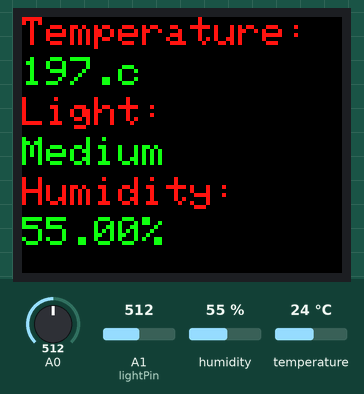
Recording of a sketch running on a simulated Arduino Uno, built with avr-gcc and run on an emulated ATmega328P. Shown: 160×128 colour display. The inputs (shaded band) are chosen by the test bench; at power-on: A1 (lightPin) = 512, A0 = 512, humidity 55 %, temperature 24 °C. What the sketch prints to the serial monitor is not drawn.

Above: at 2.8 s.
2.9 s: A1 (lightPin) set to 716
At 5.1 s:
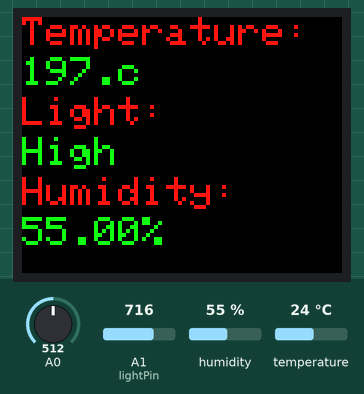
8.9 s: A0 set to 327
At 11.5 s:
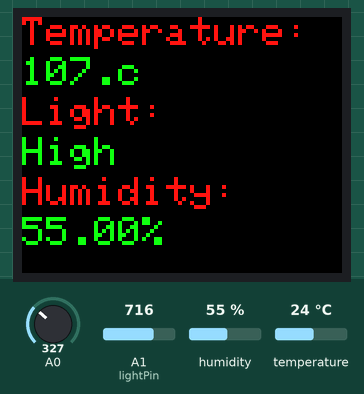
13.6 s: A0 set to 300
At 15.5 s:
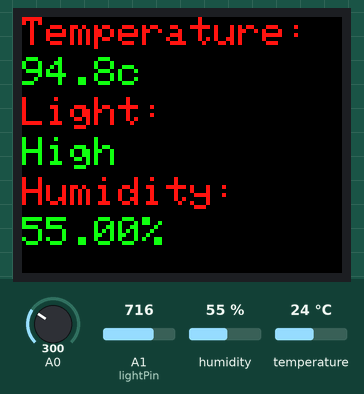
19.6 s: A1 (lightPin) set to 730
At 20.7 s:
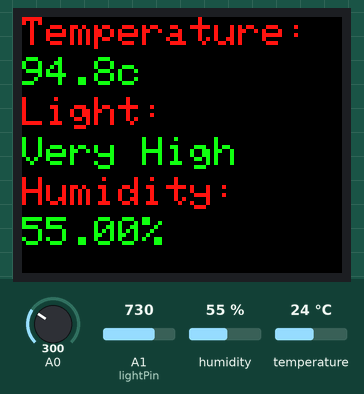
25.6 s: A1 (lightPin) set to 377
At 27.4 s:
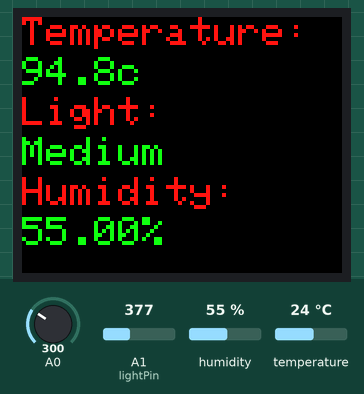
29.9 s: A1 (lightPin) set to 349
At 31.3 s:
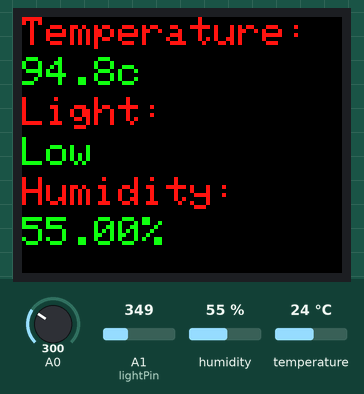
Timing chart, 0 to 32.9 s (numbered marks = the images above; inputs shaded):
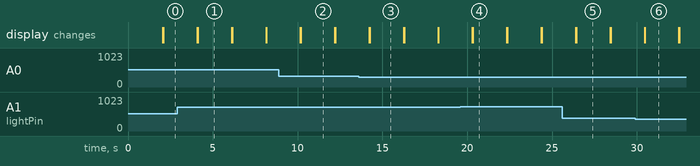

Measured:
- the behaviour switches between 311 and 310 on A0 (found by bisection; images 2 and 3)
- the behaviour switches between 719 and 720 on A1 (lightPin) (found by bisection; images 3 and 4)
- the behaviour switches between 360 and 359 on A1 (lightPin) (found by bisection; images 5 and 6)
- after the input at 2.9 s, the display: first differs from a run without the input after 1.2 s (image 1)
- after the input at 8.9 s, the display: first differs from a run without the input after 1.3 s (image 2)
- after the input at 13.6 s, the display: first differs from a run without the input after 0.65 s (image 3)
- after the input at 19.6 s, the display: first differs from a run without the input after 0.73 s (image 4)
- after the input at 25.6 s, the display: first differs from a run without the input after 0.82 s (image 5)
- after the input at 29.9 s, the display: first differs from a run without the input after 0.58 s (image 6)

The sketch:

sensortemperatura.ino
```cpp
#include <SD.h>
#include <SPI.h>
#include <TFT.h>
#include "DHT.h"

#define DHTPIN 2     // what pin we're connected to


#define DHTTYPE DHT11   // DHT 11


#define cs   10
#define dc   9
#define rst  8

File dataFile;
const int chipSelect = 4;
TFT TFTscreen = TFT(cs, dc, rst);
char tempSensorPrintout[6];
char hSensorPrintout[7];
char lightSensorPrintout[11];
int step=0;
int temperaturePin = 0;
int lightPin = 1;

DHT dht(DHTPIN, DHTTYPE);

void setup() {
  Serial.begin(9600);
  // SD Card setup
  //Serial.print("Initializing SD card...");
  //pinMode(cs, OUTPUT);

  //if (!SD.begin(chipSelect)) {
  //  Serial.println("Initialization failed!");
  //  return;
  //}
  //Serial.println("Initialization done.");
  dht.begin();
  // TFT Screen setup
  TFTscreen.begin();
  TFTscreen.background(0, 0, 0);
  TFTscreen.stroke(255,20,20);
  TFTscreen.setTextSize(2);
  TFTscreen.text("Temperature: ",0,0);
  TFTscreen.text("Light: ",0,40);
  TFTscreen.text("Humidity: ",0,80);
  TFTscreen.setTextSize(2);

}
void loop() {
  int lightLevel=analogRead(lightPin);
  lightLevel = map(lightLevel,0,900,0,500);
  lightLevel = constrain(lightLevel,0,500);
  float h = dht.readHumidity();
  float temp=getVoltage(temperaturePin);
  temp=((temp - .5) *100);
  String tempSensorVal = String(temp);
  String lightSensorVal="";
  String hSensorVal= String(h);
  tempSensorVal.toCharArray(tempSensorPrintout, 6);
  hSensorVal.toCharArray(hSensorPrintout,6);
  tempSensorPrintout[strlen(tempSensorPrintout)-1]=0; // remove second decimal from temp
  strcat(tempSensorPrintout,"c");
  strcat(hSensorPrintout,"%");
  Serial.print("Humidity: ");
  Serial.print(h);
  if (lightLevel>=0 && lightLevel<100) { lightSensorVal="Very Low"; }
  if (lightLevel>=100 && lightLevel<200) { lightSensorVal="Low"; }
  if (lightLevel>=200 && lightLevel<300) { lightSensorVal="Medium"; }
  if (lightLevel>=300 && lightLevel<400) { lightSensorVal="High"; }
  if (lightLevel>=400 && lightLevel<=500) { lightSensorVal="Very High"; }
  lightSensorVal.toCharArray(lightSensorPrintout,11);
  // so you have to close this one before opening another.
  //dataFile = SD.open("dtasens.csv", FILE_WRITE);
  // if the file is available, write to it:
  /*if (dataFile) {
    step++;
    if (step==1) { dataFile.println("****DATA BEGIN****"); }
    dataFile.print(step);
    dataFile.print(";");
    dataFile.print(temp);
    dataFile.print(";");
    dataFile.print(lightLevel);
    dataFile.println(";");
    dataFile.close();
    // print to the serial port too:
    Serial.print(step);
    Serial.print(";");
    Serial.print(temp);
    Serial.print(";");
    Serial.print(lightLevel);
    Serial.println(";");
  }
  // if the file isn't open, pop up an error:
  else {
    Serial.println("error opening dtasens.csv");
  } */
  TFTscreen.stroke(20,255,20);
  TFTscreen.text(tempSensorPrintout, 0, 20);
  TFTscreen.text(lightSensorPrintout, 0, 60);
  TFTscreen.text(hSensorPrintout,0,100);
  delay(2000); // one data input every second
  TFTscreen.stroke(0,0,0);
  TFTscreen.text(tempSensorPrintout, 0, 20);
  TFTscreen.text(lightSensorPrintout, 0, 60);
  TFTscreen.text(hSensorPrintout,0,100);

}

float getVoltage(int pin) {
  return (analogRead(pin) * 0.00482814);
}
```
